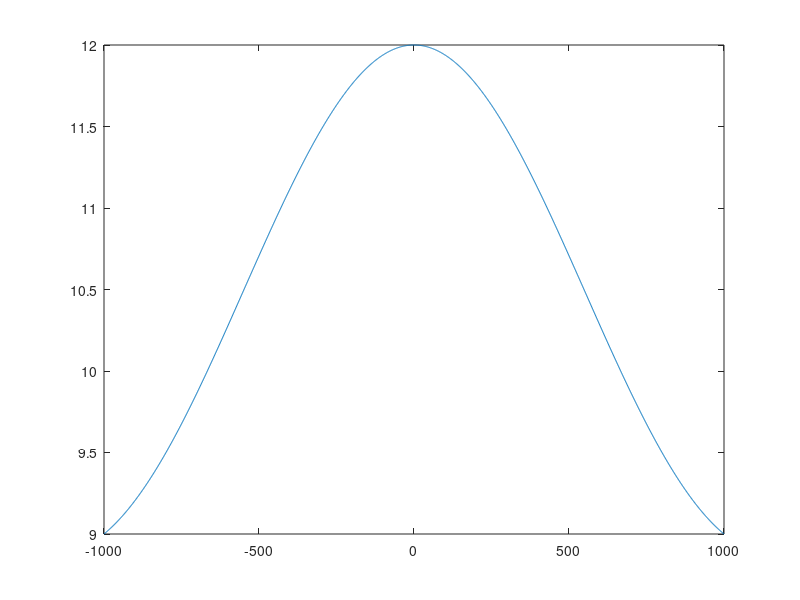

Write MATLAB code to recreate this figure.
%% c)
clc, clear, close
x=@(n)(10+cos(2*pi*(n-500)/4000)+cos(2*pi*n/2000-pi/2));
n = -1000:1000; % analitico
plot(n,x(n+500))